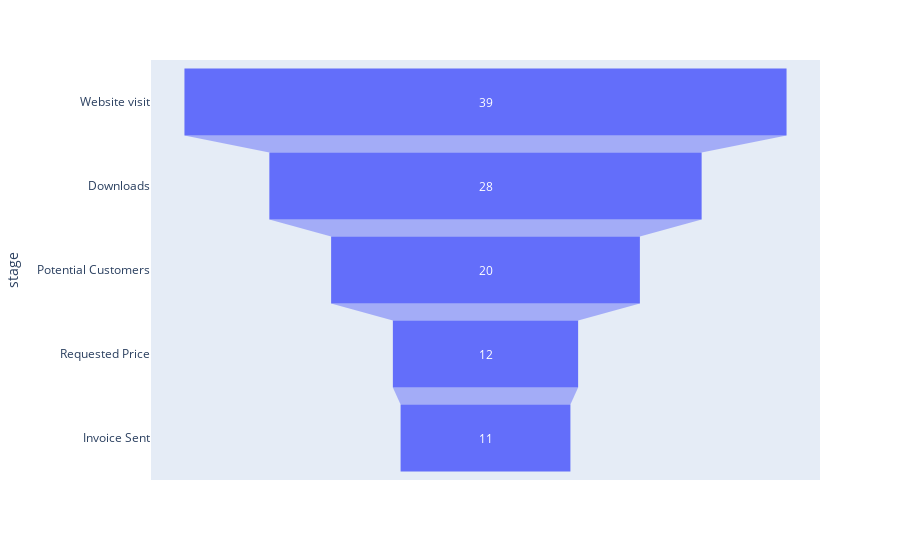

Notebook code cell kept with this figure:
### Code cell
fig.show()

### Figure 1 — Plotly figure (JSON) as saved in the notebook; plotly's stock layout.template omitted (floating-point values rounded to 4 significant figures)
{"data": [{"hovertemplate": "number=%{x}<br>stage=%{y}<extra></extra>", "legendgroup": "", "marker": {"color": "#636efa"}, "name": "", "orientation": "h", "showlegend": false, "type": "funnel", "x": [39, 28, 20, 12, 11], "xaxis": "x", "y": ["Website visit", "Downloads", "Potential Customers", "Requested Price", "Invoice Sent"], "yaxis": "y"}], "layout": {"legend": {"tracegroupgap": 0}, "margin": {"t": 60}, "xaxis": {"anchor": "y", "domain": [0, 1], "title": {"text": "number"}}, "yaxis": {"anchor": "x", "domain": [0, 1], "title": {"text": "stage"}}}}
